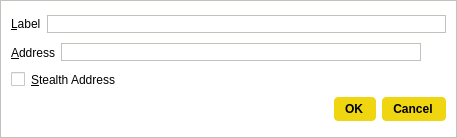
<?xml version="1.0" encoding="UTF-8"?>
<ui version="4.0">
 <class>EditAddressDialog</class>
 <widget class="QDialog" name="EditAddressDialog">
  <property name="geometry">
   <rect>
    <x>0</x>
    <y>0</y>
    <width>457</width>
    <height>138</height>
   </rect>
  </property>
  <property name="windowTitle">
   <string>Edit Address</string>
  </property>
  <property name="styleSheet">
   <string notr="true">background-color: rgb(255, 255, 255);
border: 1px solid #c4c1bd;</string>
  </property>
  <layout class="QGridLayout" name="gridLayout_2">
   <item row="1" column="0">
    <layout class="QHBoxLayout" name="horizontalLayout_3">
     <item>
      <widget class="QLabel" name="label_2">
       <property name="styleSheet">
        <string notr="true">border: 0;</string>
       </property>
       <property name="text">
        <string>&amp;Address</string>
       </property>
       <property name="buddy">
        <cstring>addressEdit</cstring>
       </property>
      </widget>
     </item>
     <item>
      <widget class="QLineEdit" name="addressEdit">
       <property name="toolTip">
        <string>The address associated with this address book entry. This can only be modified for sending addresses.</string>
       </property>
      </widget>
     </item>
     <item>
      <widget class="QToolButton" name="EditAddressPasteButton">
       <property name="toolTip">
        <string>Paste address from clipboard</string>
       </property>
       <property name="styleSheet">
        <string notr="true">border: 0;</string>
       </property>
       <property name="text">
        <string/>
       </property>
       <property name="icon">
        <iconset resource="../bitcoin.qrc">
         <normaloff>:/icons/editpaste</normaloff>:/icons/editpaste</iconset>
       </property>
       <property name="shortcut">
        <string>Alt+P</string>
       </property>
      </widget>
     </item>
    </layout>
   </item>
   <item row="3" column="0">
    <widget class="QDialogButtonBox" name="buttonBox">
     <property name="styleSheet">
      <string notr="true">background-color: rgb(240, 213, 17);
color: rgb(0,0,0);
border-radius: 4px;
border-color:  rgb(240, 213, 17);
font-weight: 600;
padding: 4px;
padding-left: 10px;
padding-right: 12px;
icon-size: 0;</string>
     </property>
     <property name="orientation">
      <enum>Qt::Horizontal</enum>
     </property>
     <property name="standardButtons">
      <set>QDialogButtonBox::Cancel|QDialogButtonBox::Ok</set>
     </property>
    </widget>
   </item>
   <item row="2" column="0">
    <widget class="QCheckBox" name="stealthCB">
     <property name="styleSheet">
      <string notr="true">border: 0;</string>
     </property>
     <property name="text">
      <string>&amp;Stealth Address</string>
     </property>
    </widget>
   </item>
   <item row="0" column="0">
    <layout class="QHBoxLayout" name="horizontalLayout_4">
     <item>
      <widget class="QLabel" name="label">
       <property name="styleSheet">
        <string notr="true">border: 0;</string>
       </property>
       <property name="text">
        <string>&amp;Label</string>
       </property>
       <property name="buddy">
        <cstring>labelEdit</cstring>
       </property>
      </widget>
     </item>
     <item>
      <widget class="QLineEdit" name="labelEdit">
       <property name="toolTip">
        <string>The label associated with this address book entry</string>
       </property>
      </widget>
     </item>
    </layout>
   </item>
  </layout>
 </widget>
 <resources>
  <include location="../bitcoin.qrc"/>
 </resources>
 <connections>
  <connection>
   <sender>buttonBox</sender>
   <signal>accepted()</signal>
   <receiver>EditAddressDialog</receiver>
   <slot>accept()</slot>
   <hints>
    <hint type="sourcelabel">
     <x>248</x>
     <y>254</y>
    </hint>
    <hint type="destinationlabel">
     <x>157</x>
     <y>274</y>
    </hint>
   </hints>
  </connection>
  <connection>
   <sender>buttonBox</sender>
   <signal>rejected()</signal>
   <receiver>EditAddressDialog</receiver>
   <slot>reject()</slot>
   <hints>
    <hint type="sourcelabel">
     <x>316</x>
     <y>260</y>
    </hint>
    <hint type="destinationlabel">
     <x>286</x>
     <y>274</y>
    </hint>
   </hints>
  </connection>
 </connections>
</ui>
